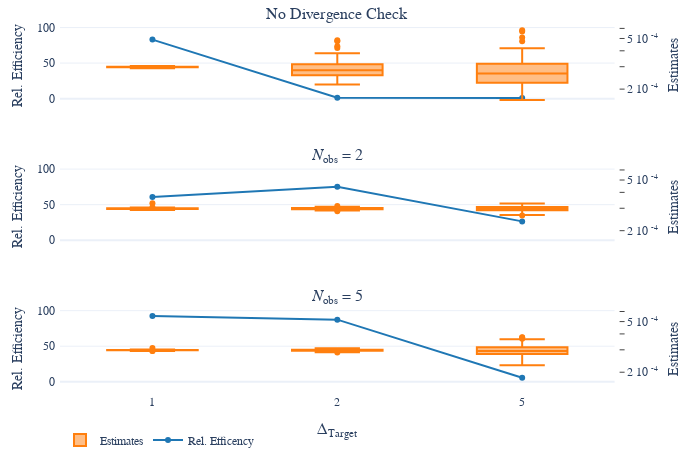

The cell this chart's notebook holds for it:
### Markdown cell above
## Parameter impact on rel. Efficiency

### Code cell
# filter
my_mixture_model = "GM"
my_obs_windows = [0,2,5]
my_epsilon = 1
my_bm_cvar_tgt = [1,2,5]
my_sample_size=6000
this_df_agg = df_agg.query("Problem == @prob & `Averaging Method`=='Average Estimate' & mixture_model==@my_mixture_model & `Sample Size` == @my_sample_size")
this_df_agg = this_df_agg[this_df_agg['$N_{{ \\text{{obs}} }}$'].isin(my_obs_windows)]
this_df_agg = this_df_agg[this_df_agg['$\\epsilon_{{\\text{{Target}}}}$'] == my_epsilon]
this_df_agg = this_df_agg[this_df_agg['$\\Delta_{{\\text{{Target}}}}$'].isin(my_bm_cvar_tgt)] 
this_df = df.query("Problem == @prob & `Averaging Method`=='Average Estimate' & mixture_model==@my_mixture_model & `Sample Size` == @my_sample_size")
this_df = this_df[this_df['$N_{{ \\text{{obs}} }}$'].isin(my_obs_windows)]
this_df = this_df[this_df['$\\epsilon_{{\\text{{Target}}}}$'] == my_epsilon]
this_df = this_df[this_df['$\\Delta_{{\\text{{Target}}}}$'].isin(my_bm_cvar_tgt)] 
this_df_agg.loc[:,"Relative Efficiency"] = (
    1 - this_df_agg["Truth"]) * this_df_agg["Truth"]
this_df_agg.loc[:,"Relative Efficiency"] = this_df_agg["Relative Efficiency"] / \
    (this_df_agg["Cost Mean"] * this_df_agg["MSE"])

# nice columns names
columns = ['$\\Delta_{{\\text{{Target}}}}$']
# new_names = {k:LATEX_TO_HTML[v] for v in columns} 
for dat in [this_df, this_df_agg]:
    for c in columns:
        dat.loc[:,c] = dat[c].astype("string")
        
fig = ree.make_efficiency_plot(this_df_agg,
                               this_df,
'$\\Delta_{{\\text{{Target}}}}$',
                           "Relative Efficiency",
                           "Estimate",
                           facet_row='$N_{{ \\text{{obs}} }}$',
                           facet_row_prefix = LATEX_TO_HTML['$N_{{ \\text{{obs}} }}$'],
                           shared_secondary_y_axes=True,
                           facet_name_sep = ' = ',
                           labels = LATEX_TO_HTML)
# overwrite N_obs = 0
old_a = LATEX_TO_HTML[DF_COLUMNS_TO_LATEX["observation_window"]] + " = 0"
new_a = "No Divergence Check"
fig.for_each_annotation(
    lambda a: a.update(text = new_a if a.text.startswith(old_a) else a.text))
fig.show()
fig_title = "eficiency plot " + prob + " delta_tgt vs obs_window"
fig.write_image(f"{fig_title}.pdf".replace(" ", "_").lower(),  engine="kaleido")
fig_description = f"Solving the {prob} with the CBREE method with ${my_sample_size}$ samples. \
We vary the parameter $\\Delta_{{\\text{{Target}}}}$ ($x$-axis) and \
the length of the observation window $N_\\text{{obs}}$ (row). \
For each parameter choice we plot an estimate of the relative efficiency (left $y$-axis) and \
a boxplot of the corresponding ${int(2*this_df_agg.Seed.unique()[0]+1)}$ empirical estimates of the failure probability (righ $y$-axis). \
The parameter $\\epsilon_{{\\text{{Target}}}} = {my_epsilon}$ is fixed."
with open(f"{fig_title} desc.tex".replace(" ", "_").lower(), "w") as file:
    file.write(fig_description)
display(Markdown(fig_description))

### Figure 1 — Plotly figure (JSON) as saved in the notebook; plotly's stock layout.template omitted (floating-point values rounded to 4 significant figures; data arrays with more than 128 entries replaced by an {"elided": "..."} marker saying what was removed)
{"data": [{"legendgroup": "2", "marker": {"color": "#FF7F0E"}, "name": "Estimates", "showlegend": true, "type": "box", "x": {"elided": "300 str values"}, "xaxis": "x", "y": {"elided": "300 float values"}, "yaxis": "y2"}, {"legendgroup": "1", "marker": {"color": "#1F77B4"}, "name": "Rel. Efficency", "showlegend": true, "type": "scatter", "x": ["1", "2", "5"], "xaxis": "x", "y": [83.05, 1.195, 0.7568], "yaxis": "y"}, {"legendgroup": "2", "marker": {"color": "#FF7F0E"}, "name": "Estimates", "showlegend": false, "type": "box", "x": {"elided": "300 str values"}, "xaxis": "x2", "y": {"elided": "300 float values"}, "yaxis": "y4"}, {"legendgroup": "1", "marker": {"color": "#1F77B4"}, "name": "Rel. Efficency", "showlegend": false, "type": "scatter", "x": ["1", "2", "5"], "xaxis": "x2", "y": [60.73, 75.16, 26.47], "yaxis": "y3"}, {"legendgroup": "2", "marker": {"color": "#FF7F0E"}, "name": "Estimates", "showlegend": false, "type": "box", "x": {"elided": "300 str values"}, "xaxis": "x3", "y": {"elided": "300 float values"}, "yaxis": "y6"}, {"legendgroup": "1", "marker": {"color": "#1F77B4"}, "name": "Rel. Efficency", "showlegend": false, "type": "scatter", "x": ["1", "2", "5"], "xaxis": "x3", "y": [92.62, 87.35, 5.586], "yaxis": "y5"}], "layout": {"annotations": [{"font": {"size": 16}, "showarrow": false, "text": "No Divergence Check", "x": 0.47, "xanchor": "center", "xref": "paper", "y": 1, "yanchor": "bottom", "yref": "paper"}, {"font": {"size": 16}, "showarrow": false, "text": "<i>N</i><sub>obs</sub> = 2", "x": 0.47, "xanchor": "center", "xref": "paper", "y": 0.6111, "yanchor": "bottom", "yref": "paper"}, {"font": {"size": 16}, "showarrow": false, "text": "<i>N</i><sub>obs</sub> = 5", "x": 0.47, "xanchor": "center", "xref": "paper", "y": 0.2222, "yanchor": "bottom", "yref": "paper"}, {"font": {"size": 16}, "showarrow": false, "text": "Δ<sub>Target</sub>", "x": 0.47, "xanchor": "center", "xref": "paper", "y": 0, "yanchor": "top", "yref": "paper", "yshift": -30}], "autosize": false, "font": {"family": "Serif"}, "height": 466.7, "legend": {"orientation": "h"}, "margin": {"b": 50, "l": 50, "pad": 4, "r": 50, "t": 25}, "width": 700, "xaxis": {"anchor": "y", "domain": [0, 0.94], "exponentformat": "power", "matches": "x3", "showticklabels": false}, "xaxis2": {"anchor": "y3", "domain": [0, 0.94], "matches": "x3", "showticklabels": false}, "xaxis3": {"anchor": "y5", "domain": [0, 0.94]}, "yaxis": {"anchor": "x", "domain": [0.7778, 1], "exponentformat": "power", "matches": "y5", "title": {"text": "Rel. Efficiency"}}, "yaxis2": {"anchor": "x", "exponentformat": "power", "overlaying": "y", "range": [-3.831, -3.195], "showgrid": false, "side": "right", "ticks": "outside", "ticktext": {"elided": "200 str values"}, "tickvals": {"elided": "200 float values"}, "title": {"text": "Estimates"}, "type": "log"}, "yaxis3": {"anchor": "x2", "domain": [0.3889, 0.6111], "matches": "y5", "title": {"text": "Rel. Efficiency"}}, "yaxis4": {"anchor": "x2", "exponentformat": "power", "overlaying": "y3", "range": [-3.831, -3.195], "showgrid": false, "side": "right", "ticks": "outside", "ticktext": {"elided": "200 str values"}, "tickvals": {"elided": "200 float values"}, "title": {"text": "Estimates"}, "type": "log"}, "yaxis5": {"anchor": "x3", "domain": [0, 0.2222], "title": {"text": "Rel. Efficiency"}}, "yaxis6": {"anchor": "x3", "exponentformat": "power", "overlaying": "y5", "range": [-3.831, -3.195], "showgrid": false, "side": "right", "ticks": "outside", "ticktext": {"elided": "200 str values"}, "tickvals": {"elided": "200 float values"}, "title": {"text": "Estimates"}, "type": "log"}}}
